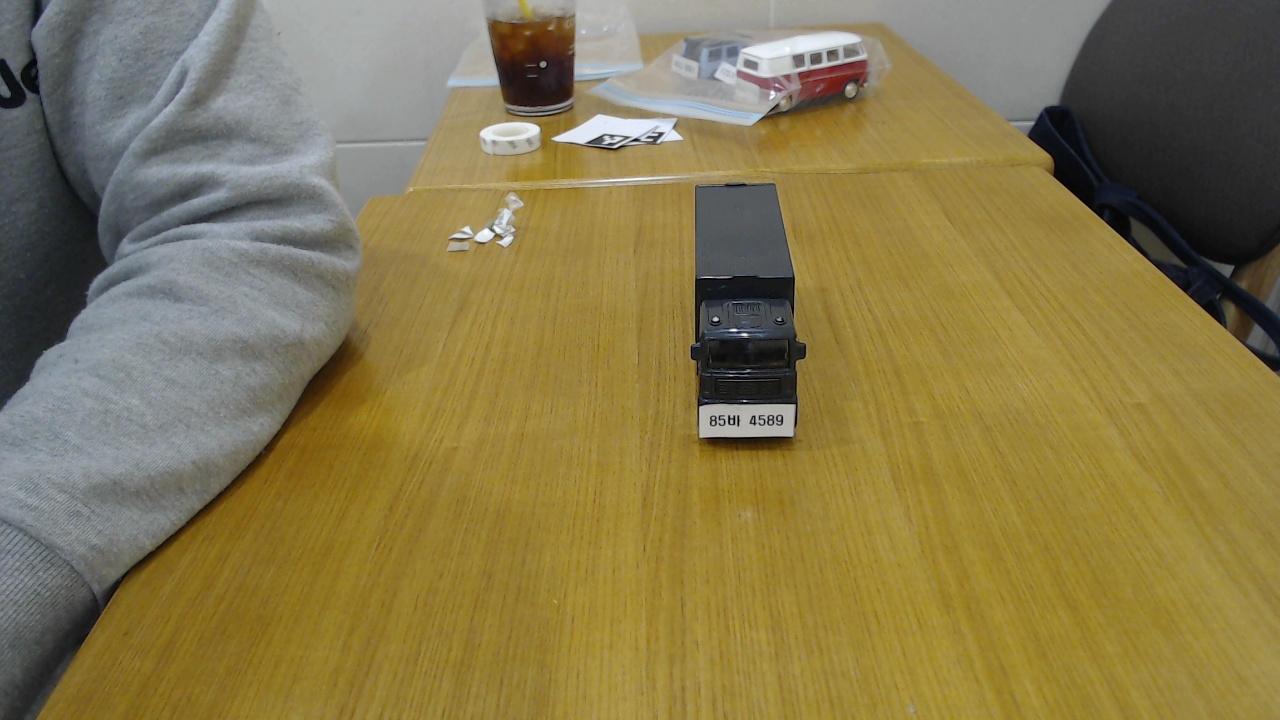
#> input picture data/snapshots/A-1_20260425_184613.jpg, 1280 x 720 px, given in place of the camera
$ python roi_mapper.py
#> lines starting #> are read from the running program, lines starting #| are printed output that depends on the picture
#> in run, frame is the input picture: shape (720, 1280, 3); mean B, G, R 76.4, 120.4, 134.3
# ============================================================
# [매핑] ROI 매핑 모듈
# main.py 에서 M키로 진입하거나 단독 실행 모두 가능
#
# 단독 실행: cd pie && python -m mapping.roi_mapper
#
# 조작키:
#   Space  : 아루코 마커 인식 -> 가상지도 고정
#   Click  : 가상지도에서 꼭짓점 4점 지정
#   S      : 4점 완성 후 구역 이름 입력 & 저장
#   X      : 구역 이름 입력 후 해당 구역 삭제
#   C      : 점 / 이름 입력 취소
#   E/ESC  : 종료
# ============================================================

import cv2
import numpy as np
import json
import os
import sys
import time

sys.path.insert(0, os.path.dirname(os.path.dirname(os.path.abspath(__file__))))

try:
    from config.settings import (
        CAMERA_INDEX, FRAME_WIDTH, FRAME_HEIGHT,
        ARUCO_DICT, ROI_COORDS_PATH,
        VIRTUAL_MAP_WIDTH, VIRTUAL_MAP_HEIGHT,
    )
except ImportError:
    CAMERA_INDEX       = 0
    FRAME_WIDTH        = 1280
    FRAME_HEIGHT       = 720
    ARUCO_DICT         = "DICT_4X4_50"
    ROI_COORDS_PATH    = os.path.join(
        os.path.dirname(os.path.dirname(os.path.abspath(__file__))),
        "data", "roi_coords.json"
    )
    VIRTUAL_MAP_WIDTH  = 800
    VIRTUAL_MAP_HEIGHT = 600

ARUCO_DICT_MAP = {
    "DICT_4X4_50":  cv2.aruco.DICT_4X4_50,
    "DICT_5X5_100": cv2.aruco.DICT_5X5_100,
    "DICT_6X6_250": cv2.aruco.DICT_6X6_250,
}

WIN_CAM  = "Camera  |  Space: Scan   S: Save   X: Delete   E: Exit"
WIN_VIRT = "Virtual Map  |  Click 4pts  S: Save  X: Delete  C: Cancel  E: Exit"

COL_SAVED   = (80, 200, 80)
COL_CURRENT = (0, 220, 255)
COL_DELETE  = (0, 60, 255)     # 삭제 모드 색상 (빨강)
COL_TEXT    = (255, 255, 255)
COL_WARNING = (0, 60, 255)


class ROIMapper:
    def __init__(self):
        self.H                 = None
        self.H_inv             = None
        self.zones: dict       = {}
        self.current_pts: list = []
        self.zone_counter      = 1
        self.warp_ready        = False
        self.frozen_map: np.ndarray | None = None

        # 입력 모드
        # "none"   → 일반 모드
        # "save"   → S키: 구역 이름 입력 후 저장
        # "delete" → X키: 구역 이름 입력 후 삭제
        self.input_mode: str = "none"
        self.input_text: str = ""

    # ── 저장 / 로드 ───────────────────────────────────────
    def load_existing(self):
        if not os.path.exists(ROI_COORDS_PATH):
            return
        try:
            with open(ROI_COORDS_PATH, "r", encoding="utf-8") as f:
                data = json.load(f)
            self.zones = data.get("zones", {})
            mat = data.get("homography_matrix")
            if mat:
                self.H        = np.array(mat, dtype=np.float64)
                self.H_inv    = np.linalg.inv(self.H)
                self.warp_ready = True
            if self.zones:
                nums = []
                for k in self.zones:
                    try:
                        nums.append(int(k.split("-")[-1]))
                    except Exception:
                        pass
                if nums:
                    self.zone_counter = max(nums) + 1
            print(f"[ROIMapper] Loaded zones: {list(self.zones.keys())}")
        except Exception as e:
            print(f"[ROIMapper] Load failed (ignored): {e}")
            self.zones = {}

    # [85 lines left out: functions _save_to_file, save_zone, delete_zone, detect_and_freeze, not called in this run]

    # ── 가상지도 렌더링 ───────────────────────────────────
    def render_virtual(self) -> np.ndarray:
        if self.frozen_map is None:
            canvas = np.zeros((VIRTUAL_MAP_HEIGHT, VIRTUAL_MAP_WIDTH, 3), np.uint8)
            cv2.putText(canvas,
                        "Press SPACE to detect ArUco markers",
                        (30, VIRTUAL_MAP_HEIGHT // 2 - 20),
                        cv2.FONT_HERSHEY_SIMPLEX, 0.65, (150, 150, 150), 1)
            cv2.putText(canvas,
                        "Need markers ID 0(TL) 1(TR) 2(BR) 3(BL)",
                        (30, VIRTUAL_MAP_HEIGHT // 2 + 15),
                        cv2.FONT_HERSHEY_SIMPLEX, 0.52, (120, 120, 120), 1)
            return canvas

        canvas = self.frozen_map.copy()

        # 저장된 구역 표시
        for zname, pts in self.zones.items():
            poly    = np.array(pts, dtype=np.int32)
            overlay = canvas.copy()
            cv2.fillPoly(overlay, [poly], COL_SAVED)
            cv2.addWeighted(overlay, 0.25, canvas, 0.75, 0, canvas)
            cv2.polylines(canvas, [poly], True, COL_SAVED, 2)
            cx = int(np.mean([p[0] for p in pts]))
            cy = int(np.mean([p[1] for p in pts]))
            (tw, th), _ = cv2.getTextSize(
                zname, cv2.FONT_HERSHEY_SIMPLEX, 0.6, 2)
            cv2.rectangle(canvas,
                          (cx - tw//2 - 4, cy - th - 4),
                          (cx + tw//2 + 4, cy + 6), (0, 0, 0), -1)
            cv2.putText(canvas, zname, (cx - tw//2, cy),
                        cv2.FONT_HERSHEY_SIMPLEX, 0.6, COL_SAVED, 2)

        # 현재 찍는 점/선
        for i, pt in enumerate(self.current_pts):
            cv2.circle(canvas, tuple(pt), 7, COL_CURRENT, -1)
            cv2.putText(canvas, str(i + 1),
                        (pt[0] + 9, pt[1] - 9),
                        cv2.FONT_HERSHEY_SIMPLEX, 0.5, COL_CURRENT, 1)
        if len(self.current_pts) >= 2:
            for i in range(len(self.current_pts) - 1):
                cv2.line(canvas,
                         tuple(self.current_pts[i]),
                         tuple(self.current_pts[i + 1]),
                         COL_CURRENT, 1)
        if len(self.current_pts) == 4:
            cv2.line(canvas,
                     tuple(self.current_pts[3]),
                     tuple(self.current_pts[0]),
                     COL_CURRENT, 1)

        # 상단 안내
        cv2.rectangle(canvas, (0, 0), (VIRTUAL_MAP_WIDTH, 28), (0, 0, 0), -1)

        if self.input_mode == "save":
            # 저장 모드: 초록
            prompt = f"Save as: {self.input_text}_"
            cv2.putText(canvas, prompt, (8, 19),
                        cv2.FONT_HERSHEY_SIMPLEX, 0.55, (0, 220, 255), 2)

        elif self.input_mode == "delete":
            # 삭제 모드: 빨강
            prompt = f"Delete zone: {self.input_text}_"
            cv2.putText(canvas, prompt, (8, 19),
                        cv2.FONT_HERSHEY_SIMPLEX, 0.55, COL_DELETE, 2)

        else:
            n = len(self.current_pts)
            if n < 4:
                guide = f"Click {4-n} more  |  S: save  X: delete  C: cancel  Space: re-scan"
            else:
                guide = "4pts done  |  S: save  |  C: cancel  |  Space: re-scan"
            cv2.putText(canvas, guide, (8, 19),
                        cv2.FONT_HERSHEY_SIMPLEX, 0.45, COL_TEXT, 1)

        # 하단 저장 목록
        saved_str = "Saved: " + (", ".join(self.zones.keys()) if self.zones else "none")
        cv2.putText(canvas, saved_str,
                    (8, VIRTUAL_MAP_HEIGHT - 8),
                    cv2.FONT_HERSHEY_SIMPLEX, 0.42, (180, 255, 180), 1)

        return canvas

    # ── 카메라 창 렌더링 ──────────────────────────────────
    def render_camera(self, frame: np.ndarray) -> np.ndarray:
        vis = frame.copy()
        adict    = cv2.aruco.getPredefinedDictionary(
            ARUCO_DICT_MAP.get(ARUCO_DICT, cv2.aruco.DICT_4X4_50)
        )
        params   = cv2.aruco.DetectorParameters()
        detector = cv2.aruco.ArucoDetector(adict, params)
        corners, ids, _ = detector.detectMarkers(vis)
#> corners = (); ids = None

        if ids is not None:
            cv2.aruco.drawDetectedMarkers(vis, corners, ids)
            cnt   = len(ids)
            color = (0, 255, 0) if cnt >= 4 else (0, 160, 255)
            msg   = "OK - Press SPACE" if cnt >= 4 else "Need 4 markers (ID 0~3)"
            cv2.putText(vis, f"Markers: {cnt}/4  {msg}",
                        (10, 55), cv2.FONT_HERSHEY_SIMPLEX, 0.65, color, 2)
        else:
            cv2.putText(vis, "No markers detected",
                        (10, 55), cv2.FONT_HERSHEY_SIMPLEX,
                        0.65, COL_WARNING, 2)

        status = "READY  |  Space: re-scan" if self.warp_ready else "Space: scan markers"
        color  = (0, 255, 0) if self.warp_ready else (0, 160, 255)
        cv2.putText(vis, status, (10, 28),
                    cv2.FONT_HERSHEY_SIMPLEX, 0.7, color, 2)
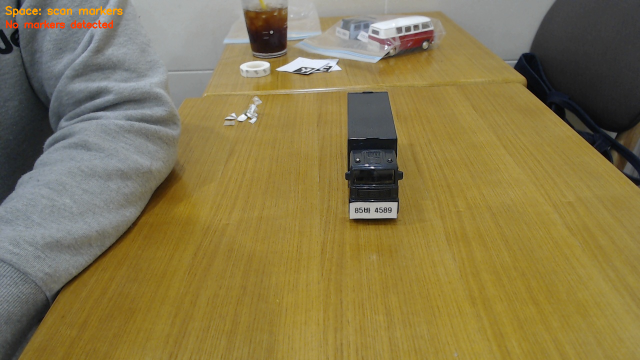
#> vis: shape (720, 1280, 3) (shown at 1/2 size); mean B, G, R 75.9, 120.3, 134.7
        return vis

    # ── 마우스 콜백 ───────────────────────────────────────
    # [10 lines left out: function on_mouse, not called in this run]

    # ── 키 입력 처리 ──────────────────────────────────────
    def handle_key(self, key: int, frame: np.ndarray) -> bool:
        """
        Returns:
            False → 매핑 모드 종료 (E/ESC)
            True  → 계속
        """

        # ── 저장 이름 입력 모드 ───────────────────────────
        if self.input_mode == "save":
            if key == 13:  # Enter
                name = self.input_text.strip()
                if name:
                    overwrite = name in self.zones
                    if self.save_zone(name):
                        action = "overwritten" if overwrite else "added"
                        print(f"[ROIMapper] '{name}' {action}")
                        try:
                            n = int(name.split("-")[-1])
                            self.zone_counter = max(self.zone_counter, n + 1)
                        except Exception:
                            pass
                        self.current_pts = []
                self.input_mode = "none"
                self.input_text = ""

            elif key in [ord('c'), ord('C')]:
                self.input_mode = "none"
                self.input_text = ""
                print("[ROIMapper] Save cancelled")

            elif key == 8:  # Backspace
                self.input_text = self.input_text[:-1]

            elif 32 <= key < 127:
                self.input_text += chr(key)

            return True

        # ── 삭제 이름 입력 모드 ───────────────────────────
        if self.input_mode == "delete":
            if key == 13:  # Enter
                name = self.input_text.strip()
                if name:
                    if self.delete_zone(name):
                        print(f"[ROIMapper] '{name}' deleted")
                    else:
                        print(f"[ROIMapper] '{name}' not found - "
                              f"available: {list(self.zones.keys())}")
                self.input_mode = "none"
                self.input_text = ""

            elif key in [ord('c'), ord('C')]:
                self.input_mode = "none"
                self.input_text = ""
                print("[ROIMapper] Delete cancelled")

            elif key == 8:  # Backspace
                self.input_text = self.input_text[:-1]

            elif 32 <= key < 127:
                self.input_text += chr(key)

            return True

        # ── 일반 모드 ─────────────────────────────────────
        if key == ord(' '):
            self.detect_and_freeze(frame)

        elif key in [ord('s'), ord('S')]:
            if len(self.current_pts) == 4:
                self.input_mode = "save"
                self.input_text = f"a-b1-{self.zone_counter:03d}"
                print(f"[ROIMapper] Enter zone name to save "
                      f"(default: A-{self.zone_counter})")
            else:
                print(f"[ROIMapper] Need 4 points "
                      f"(have {len(self.current_pts)})")

        elif key in [ord('x'), ord('X')]:
            # X키: 삭제할 구역 이름 입력 모드
            if not self.zones:
                print("[ROIMapper] No zones to delete")
            else:
                self.input_mode = "delete"
                self.input_text = ""
                print(f"[ROIMapper] Enter zone name to delete | "
                      f"available: {list(self.zones.keys())}")

        elif key in [ord('c'), ord('C')]:
            self.current_pts = []
            print("[ROIMapper] Points cleared")

        elif key in [ord('e'), ord('E'), 27]:
            return False

        return True

    # ── 단독 실행 루프 ────────────────────────────────────
    def run(self):
        self.load_existing()

        cap = cv2.VideoCapture(CAMERA_INDEX)
        cap.set(cv2.CAP_PROP_FRAME_WIDTH,  FRAME_WIDTH)
        cap.set(cv2.CAP_PROP_FRAME_HEIGHT, FRAME_HEIGHT)

        if not cap.isOpened():
            print("[ROIMapper] Camera open failed")
            return

        cv2.namedWindow(WIN_CAM)
        cv2.namedWindow(WIN_VIRT)
        cv2.setMouseCallback(WIN_VIRT, self.on_mouse)

        print("=" * 55)
        print("[ROIMapper] Standalone mode")
        print("  Space : scan markers -> freeze virtual map")
        print("  Click : set 4 corner points on virtual map")
        print("  S     : save zone (enter name)")
        print("  X     : delete zone (enter name)")
        print("  C     : cancel")
        print("  E/ESC : exit")
        print("=" * 55)

        while True:
            ret, frame = cap.read()
            if not ret:
                time.sleep(0.03)
                continue

            cv2.imshow(WIN_CAM,  self.render_camera(frame))
            cv2.imshow(WIN_VIRT, self.render_virtual())
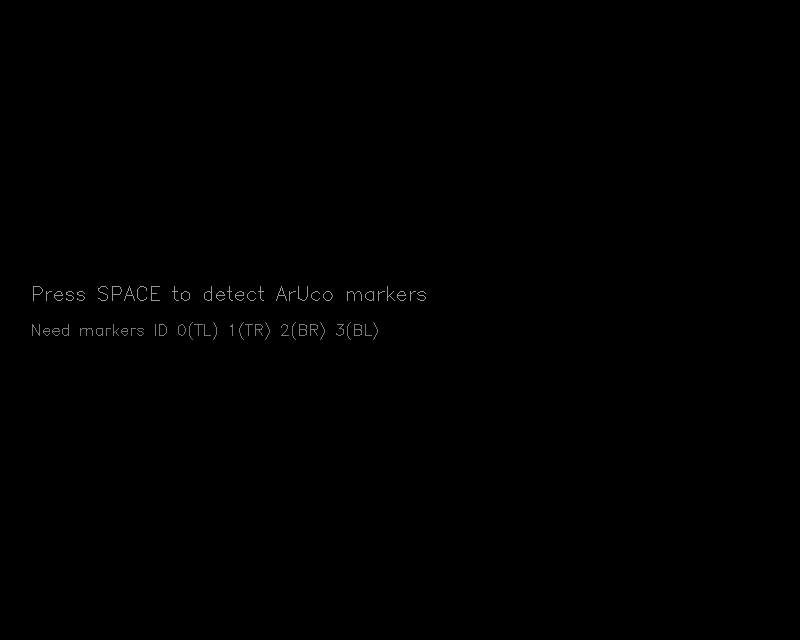
#> window 'Virtual Map  |  Click 4pts  S:': shape (640, 800, 3); min 0, max 150, mean 0.4

            wait_ms = 30 if self.input_mode != "none" else 1
            key = cv2.waitKey(wait_ms) & 0xFF
#> (key x is pressed here)
            if key == 255:
                continue

            if not self.handle_key(key, frame):
                break

        cap.release()
        cv2.destroyAllWindows()
        print("[ROIMapper] Exit")


if __name__ == "__main__":
    mapper = ROIMapper()
    mapper.run()

$ run again, on data/snapshots/A-1_20260425_185027.jpg
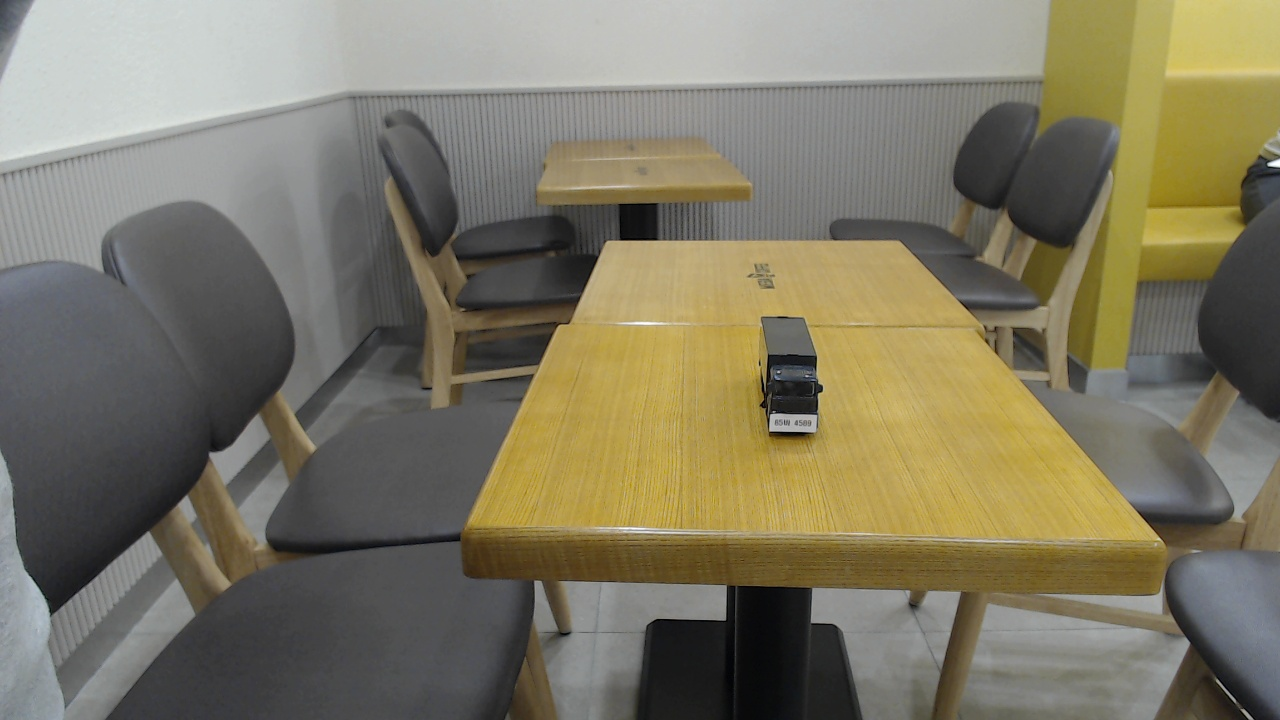
#> input picture data/snapshots/A-1_20260425_185027.jpg, 1280 x 720 px, given in place of the camera
#> in run, frame is the input picture: shape (720, 1280, 3); mean B, G, R 100.2, 120.6, 126
#> corners = (); ids = None
#> in render_camera, `cv2.putText(vis, status, (10, 28), cv2.FONT_HERSHEY_SIMPLEX, 0.7, colo..`:
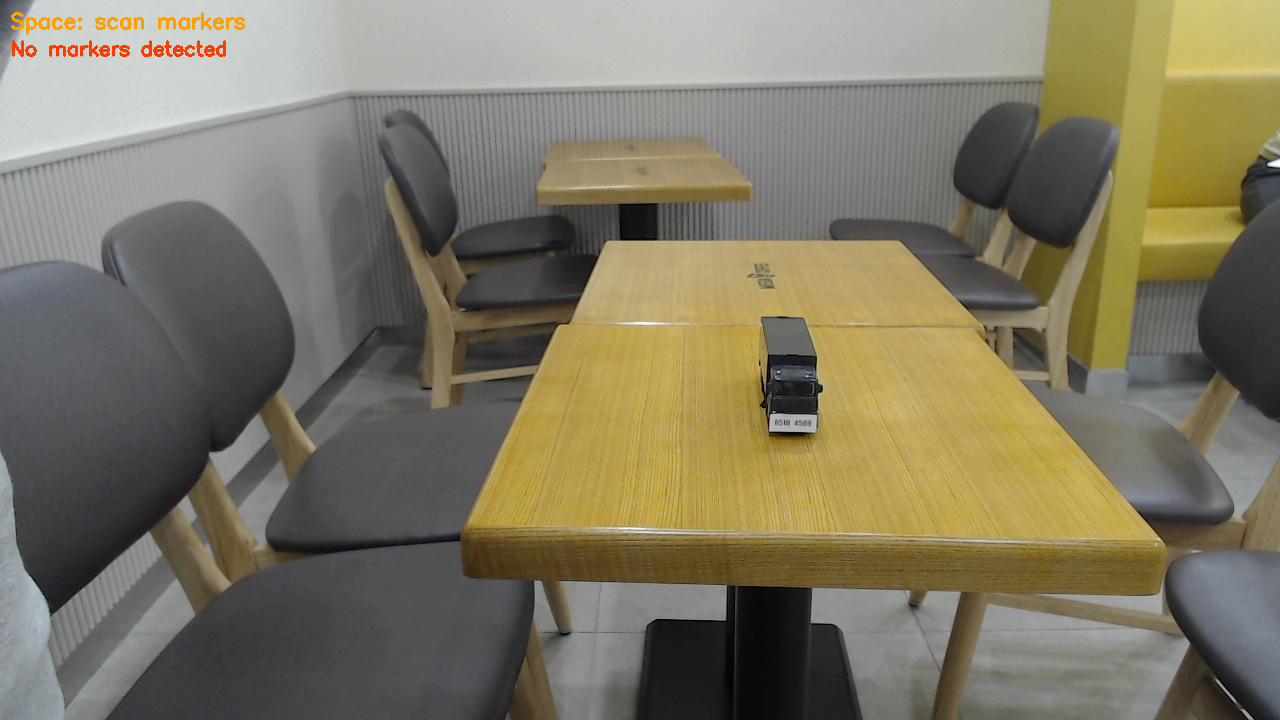
#> vis: shape (720, 1280, 3); mean B, G, R 99.6, 120.3, 126.2
